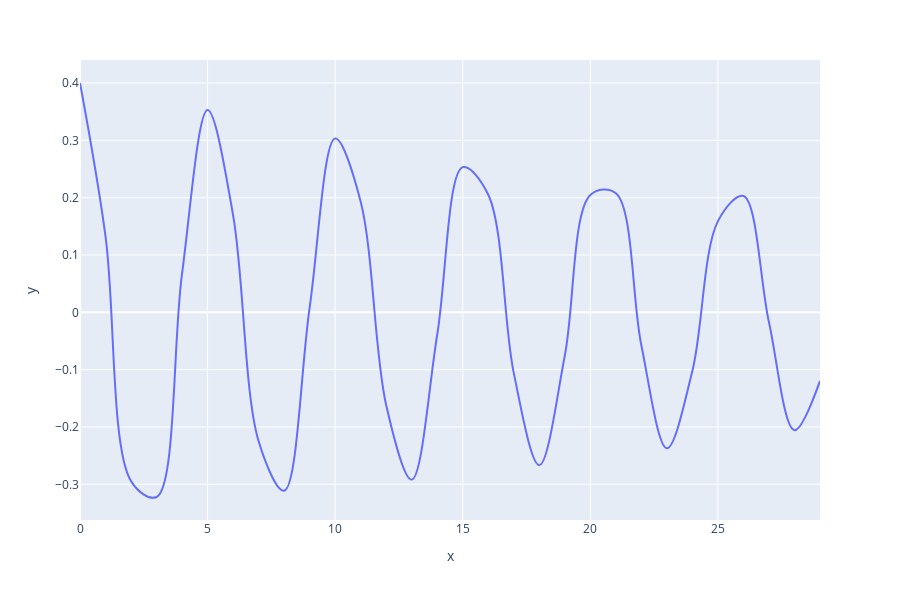

Write notebook code for a chart like this one.
### Code cell
import plotly.express as px
data = Motion(w,tau)
px.line(x = [i for i in range(len(data))], y=data, line_shape="spline", render_mode="svg")#range_x=[-10,10], range_y=[-10,10], )

### Figure 1 — Plotly figure (JSON) as saved in the notebook; plotly's stock layout.template omitted (floating-point values rounded to 4 significant figures)
{"data": [{"hoverlabel": {"namelength": 0}, "hovertemplate": "x=%{x}<br>y=%{y}", "legendgroup": "", "line": {"color": "#636efa", "dash": "solid", "shape": "spline"}, "mode": "lines", "name": "", "showlegend": false, "type": "scatter", "x": [0, 1, 2, 3, 4, 5, 6, 7, 8, 9, 10, 11, 12, 13, 14, 15, 16, 17, 18, 19, 20, 21, 22, 23, 24, 25, 26, 27, 28, 29], "xaxis": "x", "y": [0.4, 0.1327, -0.2944, -0.3221, 0.06774, 0.3529, 0.1693, -0.225, -0.3112, 0.00871, 0.3032, 0.1928, -0.162, -0.2918, -0.03873, 0.2533, 0.205, -0.1061, -0.2664, -0.07529, 0.2047, 0.2078, -0.05789, -0.2371, -0.1019, 0.159, 0.2029, -0.01741, -0.2055, -0.1197], "yaxis": "y"}], "layout": {"height": 600, "legend": {"tracegroupgap": 0}, "margin": {"t": 60}, "xaxis": {"anchor": "y", "domain": [0, 1], "title": {"text": "x"}}, "yaxis": {"anchor": "x", "domain": [0, 1], "title": {"text": "y"}}}}
